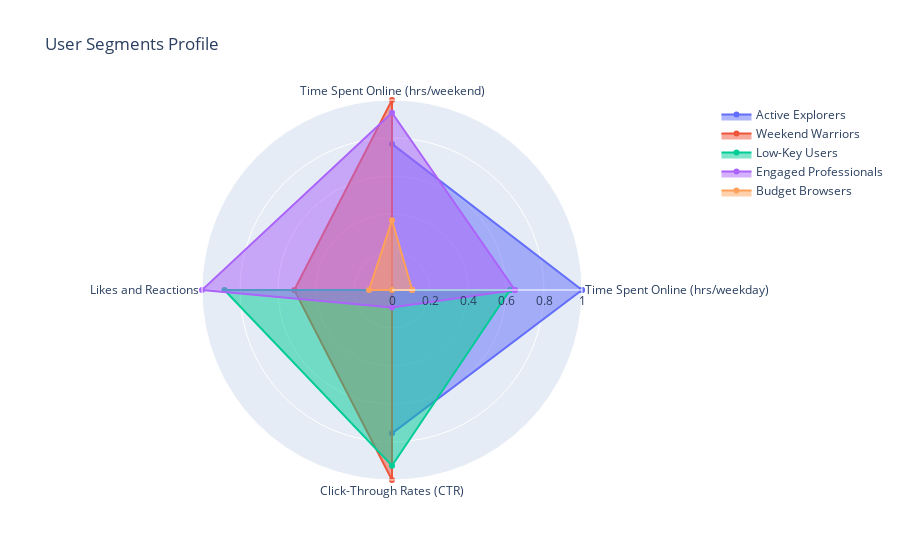

Notebook code for this chart:
### Markdown cell above
Now, let’s create a visualization that reflects these segments, using the cluster means for numerical features and highlighting the distinctive characteristics of each segment. We’ll create a radar chart that compares the mean values of selected features across the clusters, providing a visual representation of each segment’s profile:

### Code cell
import plotly.graph_objects as go
fig = go.Figure()

# 0) Loop through each segment to add to the radar chart
for i, segment in enumerate(segment_names):
    fig.add_trace(go.Scatterpolar(
    r=radar_df_normalized.iloc[i][features_to_plot].values.tolist() + [radar_df_normalized.iloc[i][features_to_plot].values[0]], # Add the first value at the end to close the radar chart
    theta=labels.tolist() + [labels[0]], # Add the first value to the end of the chart to close the chart
    fill = 'toself',
    name=segment,
    hoverinfo='text',
    text=[f"{label}: {value:.2f}" for label, value in zip(features_to_plot, radar_df_normalized.iloc[i][features_to_plot])] 
        + [f"{labels[0]}: {radar_df_normalized.iloc[i][features_to_plot][0]:.2f}"] # Adding hover text for each feature
    ))

# 1) Update the layout to finalize the radar chart
fig.update_layout(
    polar=dict(
        radialaxis=dict(
            visible=True,
            range=[0, 1]
        )),
    showlegend=True,
    title='User Segments Profile'
)

fig.show()

### Figure 1 — Plotly figure (JSON) as saved in the notebook; plotly's stock layout.template omitted (floating-point values rounded to 4 significant figures)
{"data": [{"fill": "toself", "hoverinfo": "text", "name": "Active Explorers", "r": [1, 0.769, 0, 0.7546, 1], "text": ["Time Spent Online (hrs/weekday): 1.00", "Time Spent Online (hrs/weekend): 0.77", "Likes and Reactions: 0.00", "Click-Through Rates (CTR): 0.75", "Time Spent Online (hrs/weekday): 1.00"], "theta": ["Time Spent Online (hrs/weekday)", "Time Spent Online (hrs/weekend)", "Likes and Reactions", "Click-Through Rates (CTR)", "Time Spent Online (hrs/weekday)"], "type": "scatterpolar"}, {"fill": "toself", "hoverinfo": "text", "name": "Weekend Warriors", "r": [0, 1, 0.5142, 1, 0], "text": ["Time Spent Online (hrs/weekday): 0.00", "Time Spent Online (hrs/weekend): 1.00", "Likes and Reactions: 0.51", "Click-Through Rates (CTR): 1.00", "Time Spent Online (hrs/weekday): 0.00"], "theta": ["Time Spent Online (hrs/weekday)", "Time Spent Online (hrs/weekend)", "Likes and Reactions", "Click-Through Rates (CTR)", "Time Spent Online (hrs/weekday)"], "type": "scatterpolar"}, {"fill": "toself", "hoverinfo": "text", "name": "Low-Key Users", "r": [0.621, 0, 0.8819, 0.9252, 0.621], "text": ["Time Spent Online (hrs/weekday): 0.62", "Time Spent Online (hrs/weekend): 0.00", "Likes and Reactions: 0.88", "Click-Through Rates (CTR): 0.93", "Time Spent Online (hrs/weekday): 0.62"], "theta": ["Time Spent Online (hrs/weekday)", "Time Spent Online (hrs/weekend)", "Likes and Reactions", "Click-Through Rates (CTR)", "Time Spent Online (hrs/weekday)"], "type": "scatterpolar"}, {"fill": "toself", "hoverinfo": "text", "name": "Engaged Professionals", "r": [0.647, 0.9333, 1, 0.09231, 0.647], "text": ["Time Spent Online (hrs/weekday): 0.65", "Time Spent Online (hrs/weekend): 0.93", "Likes and Reactions: 1.00", "Click-Through Rates (CTR): 0.09", "Time Spent Online (hrs/weekday): 0.65"], "theta": ["Time Spent Online (hrs/weekday)", "Time Spent Online (hrs/weekend)", "Likes and Reactions", "Click-Through Rates (CTR)", "Time Spent Online (hrs/weekday)"], "type": "scatterpolar"}, {"fill": "toself", "hoverinfo": "text", "name": "Budget Browsers", "r": [0.1064, 0.3673, 0.1212, 0, 0.1064], "text": ["Time Spent Online (hrs/weekday): 0.11", "Time Spent Online (hrs/weekend): 0.37", "Likes and Reactions: 0.12", "Click-Through Rates (CTR): 0.00", "Time Spent Online (hrs/weekday): 0.11"], "theta": ["Time Spent Online (hrs/weekday)", "Time Spent Online (hrs/weekend)", "Likes and Reactions", "Click-Through Rates (CTR)", "Time Spent Online (hrs/weekday)"], "type": "scatterpolar"}], "layout": {"polar": {"radialaxis": {"range": [0, 1], "visible": true}}, "showlegend": true, "title": {"text": "User Segments Profile"}}}
